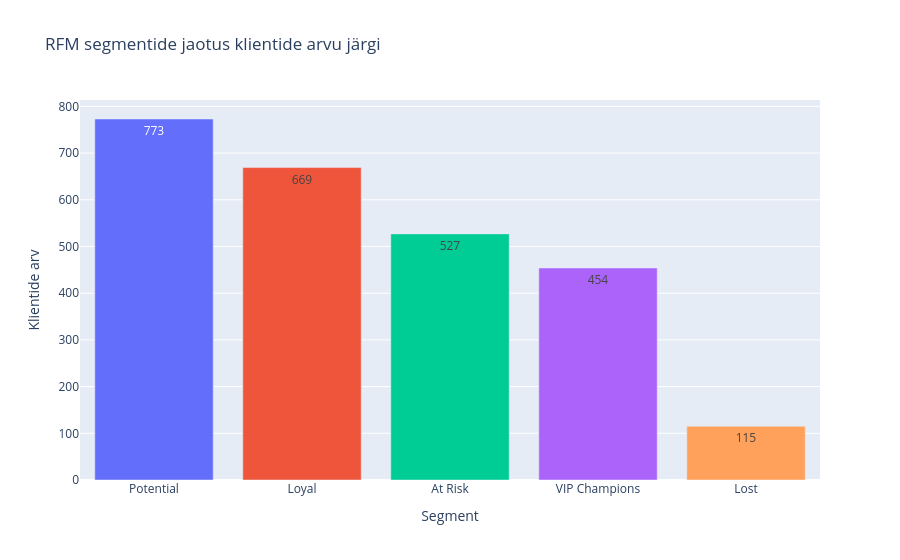
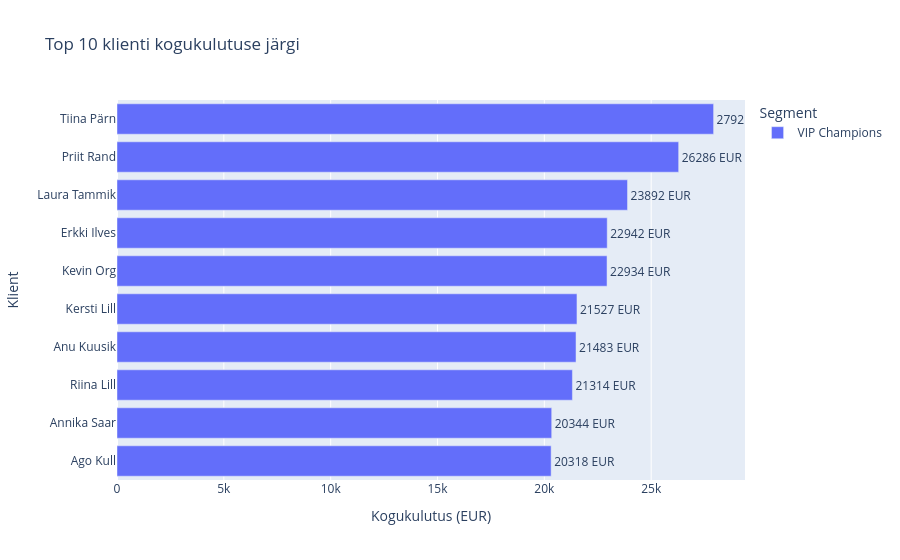

The notebook cell these images were saved under, in order:
### Code cell
# 1. NÄDALASED KOONDNÄITAJAD
# Kuvame täiendavad tulemused tabelitena ja lisame RFM segmentide ning Top 10 klientide visuaalid.
print('Nädalased koondnäitajad:')
display(results['weekly'].head())

# 2. RFM SEGMENTIDE TABEL JA VISUAAL
# Segmentide tabel näitab, mitu klienti ja kui palju käivet on igas segmendis.
segment_summary = results['segment_summary'].copy()
print('RFM segmentide tabel:')
display(segment_summary)

rfm_segment_fig = px.bar(
    segment_summary.sort_values('customers', ascending=False),
    x='Segment',
    y='customers',
    color='Segment',
    text='customers',
    title='RFM segmentide jaotus klientide arvu järgi',
    labels={'Segment': 'Segment', 'customers': 'Klientide arv'},
)
rfm_segment_fig.update_layout(showlegend=False)
rfm_segment_fig.show()

# 3. TOP 10 KLIENTI TABELI JA VISUAALINA
# Võtame RFM tabelist 10 suurima kogukulutusega klienti ja kuvame need tabelina ning tulpdiagrammina.
top_10_clients = results['rfm'].nlargest(10, 'monetary_value')[
    ['customer_id', 'customer_name', 'Segment', 'frequency', 'monetary_value', 'avg_order_value']
].copy()

print('Top 10 klienti kogukulutuse järgi:')
display(top_10_clients)

top_10_fig = px.bar(
    top_10_clients.sort_values('monetary_value'),
    x='monetary_value',
    y='customer_name',
    color='Segment',
    orientation='h',
    text='monetary_value',
    title='Top 10 klienti kogukulutuse järgi',
    labels={'monetary_value': 'Kogukulutus (EUR)', 'customer_name': 'Klient'},
)
top_10_fig.update_traces(texttemplate='%{text:.0f} EUR', textposition='outside')
top_10_fig.show()

### Figure 1 — Plotly figure (JSON) as saved in the notebook; plotly's stock layout.template omitted (floating-point values rounded to 4 significant figures)
{"data": [{"hovertemplate": "Segment=%{x}<br>Klientide arv=%{text}<extra></extra>", "legendgroup": "Potential", "marker": {"color": "#636efa", "pattern": {"shape": ""}}, "name": "Potential", "orientation": "v", "showlegend": true, "text": [773.0], "textposition": "auto", "type": "bar", "x": ["Potential"], "xaxis": "x", "y": [773], "yaxis": "y"}, {"hovertemplate": "Segment=%{x}<br>Klientide arv=%{text}<extra></extra>", "legendgroup": "Loyal", "marker": {"color": "#EF553B", "pattern": {"shape": ""}}, "name": "Loyal", "orientation": "v", "showlegend": true, "text": [669.0], "textposition": "auto", "type": "bar", "x": ["Loyal"], "xaxis": "x", "y": [669], "yaxis": "y"}, {"hovertemplate": "Segment=%{x}<br>Klientide arv=%{text}<extra></extra>", "legendgroup": "At Risk", "marker": {"color": "#00cc96", "pattern": {"shape": ""}}, "name": "At Risk", "orientation": "v", "showlegend": true, "text": [527.0], "textposition": "auto", "type": "bar", "x": ["At Risk"], "xaxis": "x", "y": [527], "yaxis": "y"}, {"hovertemplate": "Segment=%{x}<br>Klientide arv=%{text}<extra></extra>", "legendgroup": "VIP Champions", "marker": {"color": "#ab63fa", "pattern": {"shape": ""}}, "name": "VIP Champions", "orientation": "v", "showlegend": true, "text": [454.0], "textposition": "auto", "type": "bar", "x": ["VIP Champions"], "xaxis": "x", "y": [454], "yaxis": "y"}, {"hovertemplate": "Segment=%{x}<br>Klientide arv=%{text}<extra></extra>", "legendgroup": "Lost", "marker": {"color": "#FFA15A", "pattern": {"shape": ""}}, "name": "Lost", "orientation": "v", "showlegend": true, "text": [115.0], "textposition": "auto", "type": "bar", "x": ["Lost"], "xaxis": "x", "y": [115], "yaxis": "y"}], "layout": {"barmode": "relative", "legend": {"title": {"text": "Segment"}, "tracegroupgap": 0}, "showlegend": false, "title": {"text": "RFM segmentide jaotus klientide arvu järgi"}, "xaxis": {"anchor": "y", "categoryarray": ["Potential", "Loyal", "At Risk", "VIP Champions", "Lost"], "categoryorder": "array", "domain": [0, 1], "title": {"text": "Segment"}}, "yaxis": {"anchor": "x", "domain": [0, 1], "title": {"text": "Klientide arv"}}}}

### Figure 2 — Plotly figure (JSON) as saved in the notebook; plotly's stock layout.template omitted (floating-point values rounded to 4 significant figures)
{"data": [{"hovertemplate": "Segment=VIP Champions<br>Kogukulutus (EUR)=%{text}<br>Klient=%{y}<extra></extra>", "legendgroup": "VIP Champions", "marker": {"color": "#636efa", "pattern": {"shape": ""}}, "name": "VIP Champions", "orientation": "h", "showlegend": true, "text": [20320.0, 20340.0, 21310.0, 21480.0, 21530.0, 22930.0, 22940.0, 23890.0, 26290.0, 27920.0], "textposition": "outside", "texttemplate": "%{text:.0f} EUR", "type": "bar", "x": [20320.0, 20340.0, 21310.0, 21480.0, 21530.0, 22930.0, 22940.0, 23890.0, 26290.0, 27920.0], "xaxis": "x", "y": ["Ago Kull", "Annika Saar", "Riina Lill", "Anu Kuusik", "Kersti Lill", "Kevin Org", "Erkki Ilves", "Laura Tammik", "Priit Rand", "Tiina Pärn"], "yaxis": "y"}], "layout": {"barmode": "relative", "legend": {"title": {"text": "Segment"}, "tracegroupgap": 0}, "title": {"text": "Top 10 klienti kogukulutuse järgi"}, "xaxis": {"anchor": "y", "domain": [0, 1], "title": {"text": "Kogukulutus (EUR)"}}, "yaxis": {"anchor": "x", "domain": [0, 1], "title": {"text": "Klient"}}}}
